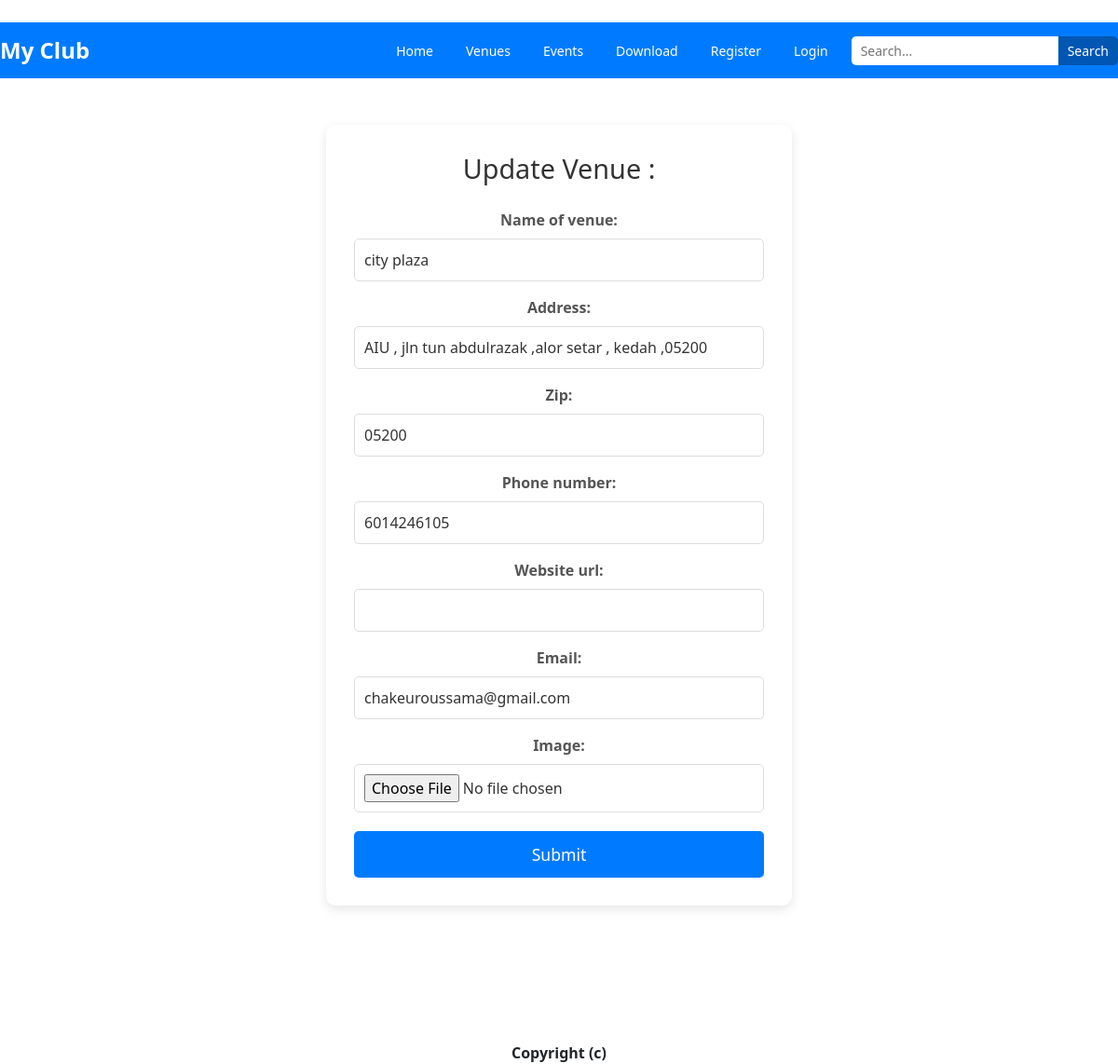
/update_venue/2, run on the app's committed database.
### event/models.py (models this page shows, shortened)
class Venue(models.Model):
    name= models.CharField('name of venue' , max_length=100 , null=False)
    address= models.CharField('address' , max_length=100 , null=False)
    zip_code = models.CharField('zip' , max_length=10)
    phone= models.CharField('phone number' , max_length=15 , blank=True)
    web= models.URLField('website url' , blank= True)
    email = models.EmailField('email' , blank=True)
    owner = models.IntegerField('Venue Owner' , blank= False , default=1)
    image = models.ImageField(null= True , blank=True , upload_to='images/')

### event/views.py (the view)
# urls.py: path('update_venue/<venue_id>' , views.update_venue , name='update_venue'),
def update_venue(request ,venue_id ):
    venue = Venue.objects.get(pk= venue_id)
    form=VenueForm(request.POST or None ,request.FILES or None , instance=venue)
    if form.is_valid():
        form.save()
        return redirect("venues")
    return render(request, 'event/update_venue.html', {'venue': venue ,'form':form,})

### event/forms.py
class VenueForm(forms.ModelForm):
    class Meta :
        model = Venue
        fields=('name','address','zip_code','phone' ,'web' , 'email', 'image')
        widgets= {
            'name':forms.TextInput(attrs={'class':'form-control'}),
            'address':forms.TextInput(attrs={'class':'form-control'}),
            'zip_code':forms.TextInput(attrs={'class':'form-control'}),
            'phone':forms.TextInput(attrs={'class':'form-control'}),
            'web':forms.TextInput(attrs={'class':'form-control'}) ,
            'email':forms.EmailInput(attrs={'class':'form-control'}),
        }

### event/templates/event/update_venue.html (shortened to what this page needs)
{% extends 'base.html' %}
{% block content %}
<head>
    <link rel="stylesheet" href="https://cdn.jsdelivr.net/npm/bootstrap@5.3.0/dist/css/bootstrap.min.css">
</head>
<center>
    <div class="form-container">
        <h2>Update Venue :</h2>
        <form method="post" enctype="multipart/form-data">
            <div class="form-group">
                {{ form.as_p }}
            </div>
            <input type="submit" name="submit" value="Submit" class="btn btn-primary">
        </form>
    </div>
</center>
{% endblock %}

### event/templates/navbar.html (style rules this page uses)
* { margin: 0; padding: 0; box-sizing: border-box; }
body { font-family: Arial, sans-serif; }

### event/templates/event/update_venue.html (style rules this page uses)
.form-container { max-width: 500px; margin: 50px auto; padding: 30px; background-color: #ffffff; border-radius: 10px; box-shadow: 0 4px 12px rgba(0, 0, 0, 0.1); }
.form-container h2 { text-align: center; margin-bottom: 25px; color: #333; font-size: 1.8em; }
.form-container .form-group { margin-bottom: 20px; }
.form-container .form-group label { font-weight: bold; margin-bottom: 8px; display: block; color: #555; }
.form-container .form-group input, .form-container .form-group textarea, .form-container .form-group select { width: 100%; padding: 10px; border: 1px solid #ddd; border-radius: 5px; font-size: 1em; color: #333; }
.form-container input[type="submit"] { width: 100%; padding: 12px; font-size: 1.1em; background-color: #007BFF; color: white; border: none; border-radius: 5px; cursor: pointer; transition: background-color 0.3s ease; }

### data on the page
Venue: name "city plaza", address "AIU , jln tun abdulrazak ,alor setar , kedah ,05200", zip_code "05200", phone "6014246105", email "chakeuroussama@gmail.com"
